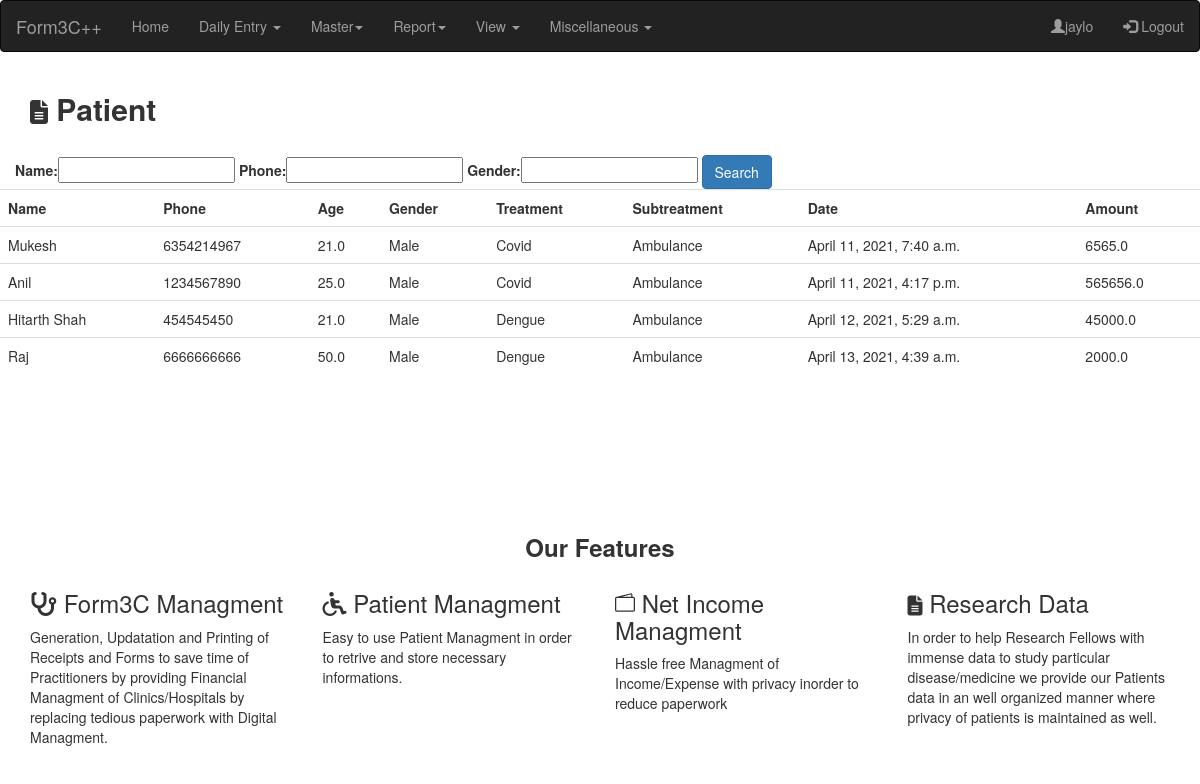
The page /PatientHistory/ (signed in) on the database its author committed.
### Forms/models.py (models this page shows, shortened)
class Patient(models.Model):
	name = models.CharField(max_length=200, null=True)
	phone = models.CharField(max_length=200, null=True)
	age = models.FloatField(null=True)
	gender = models.CharField(max_length=6,null=True)
	doctor = models.ForeignKey(Doctor, null=True, on_delete = models.SET_NULL)
	hospital_name = models.ForeignKey(Hospital, null=True, on_delete = models.SET_NULL)

class Receipt(models.Model):
	name = models.ForeignKey(ReceiptType, null=True, on_delete =models.SET_NULL)
	doctor = models.ForeignKey(Doctor, null=True, on_delete =models.SET_NULL)
	treatment = models.ForeignKey(Treatment, null=True, on_delete =models.SET_NULL)
	subtreatment = models.ForeignKey(SubTreatment, null=True, on_delete =models.SET_NULL)
	patient = models.ForeignKey(Patient, null=True, on_delete =models.SET_NULL)
	date = models.DateTimeField(auto_now_add=True, null=True)
	amount = models.FloatField(null=True)
	remarks = models.CharField(max_length=200, null=True, blank = True)

class Treatment(models.Model):
	treatment = models.CharField(max_length=50, null=True)
	remarks = models.CharField(max_length=200, null=True, blank = True)
	def __str__(self):
		return self.treatment

class SubTreatment(models.Model):
	sub_treatment = models.CharField(max_length=200, null=True)
	rate = models.FloatField(null=True)
	remarks = models.CharField(max_length=200, null=True, blank = True)
	def __str__(self):
		return self.sub_treatment

### Forms/views.py (the view)
# urls.py: path('PatientHistory/',views.PatientHistory,name='patient-history'),
@login_required(login_url='login')
def PatientHistory(request):
	patients = request.user.doctor.patient_set.all()
	receipt = request.user.doctor.receipt_set.all()
	myFilter = PatientFilter(request.GET, queryset=patients)
	patients = myFilter.qs
	context = {'patient':patients,'receipt':receipt,'myFilter':myFilter}
	response = render(request,'Forms/PatientHistory.html',context)
	return response

### Forms/templates/Forms/PatientHistory.html
{% extends 'Forms/base.html' %}
{% block content %}
<div class="container">
  <h2> <i style="font-size:24px" class="fa">&#xf0f6;</i></i>
  <b>Patient</b>
  </h2><br>
   <div class="row">
  <div class="col">
    <div class="card card-body">
      <form method="get">
        {{myFilter.form}}
        <button class="btn btn-primary" type="submit">Search</button>
      </form>
    </div>
  </div>
		<div class="row">
			<div class="col-md">
			<div class="card card-body">
			<table class="table">
			<tr>
				<th>Name</th>
				<th>Phone</th>
				<th>Age</th>
				<th>Gender</th>
				<th>Treatment</th>
				<th>Subtreatment</th>
				<th>Date</th>
				<th>Amount</th>
			</tr>
			{% for i in patient %}
			<tr>
				<td>{{i.name}}</td>
				<td>{{i.phone}}</td>
				<td>{{i.age}}</td>
				<td>{{i.gender}}</td>
				{% for j in receipt %}
					{% ifequal j.patient.name i.name %}
						<td>{{j.treatment}}</td>
						<td>{{j.subtreatment}}</td>
						<td>{{j.date}}</td>
						<td>{{j.amount}}</td>
					{% endifequal %}
				{% endfor %}
			</tr>
			{% endfor %}
			</table>
		</div>
	</div>
</div>
</div>
  {% endblock content %}

### Forms/templates/Forms/base.html (shortened to what this page needs)
 {% load static %}
<!DOCTYPE html>
<html lang="en">
<head>
  <link rel="stylesheet" href="https://maxcdn.bootstrapcdn.com/bootstrap/3.4.1/css/bootstrap.min.css">
  <link rel="stylesheet" href="https://cdnjs.cloudflare.com/ajax/libs/font-awesome/4.7.0/css/font-awesome.min.css">
</head>
<body>
  <nav class="navbar navbar-inverse">
  <div class="container-fluid">
    <div class="navbar-header">
      <a class="navbar-brand" href="{% url 'form-home' %}">Form3C++</a>
    </div>
    <ul class="nav navbar-nav">
      <li><a href="{% url 'form-home' %}">Home</a></li>
      <li class="dropdown"><a class="dropdown-toggle" data-toggle="dropdown" href="#">Daily Entry <span class="caret"></span></a>
      </li>
       <li class="dropdown"><a class="dropdown-toggle" data-toggle="dropdown" href="#">Master<span class="caret"></span></a>
      </li>
      <li class="dropdown"><a class="dropdown-toggle" data-toggle="dropdown" href="#">Report<span class="caret"></span></a>
      </li>
      <li class="dropdown"><a class="dropdown-toggle" data-toggle="dropdown" href="#">View <span class="caret"></span></a>
      </li>
      <li class="dropdown"><a class="dropdown-toggle" data-toggle="dropdown" href="#">Miscellaneous <span class="caret"></span></a>
      </li>
    </ul>
    <ul class="nav navbar-nav navbar-right">
      <li><a href="{% url 'profile'%}"><span class="glyphicon glyphicon-user"></span>{{request.user}}</a></li>
      <li><a href="{% url 'logout' %}"><span class="glyphicon glyphicon-log-in"></span> Logout</a></li>
    </ul>
</nav>
{% block content %}
{% endblock content %}
<br>
<br>
<br>
<br>
<br>
<br>
{% include 'Forms/footer.html'%}
</body>
</html>

### rows shown on the page
Patient: name "Mukesh", phone "6354214967", age "21.0", gender "Male"
Receipt: treatment "Covid", subtreatment "Ambulance", date "April 11, 2021, 7:40 a.m.", amount "6565.0"
Patient: name "Anil", phone "1234567890", age "25.0", gender "Male"
Receipt: treatment "Covid", subtreatment "Ambulance", date "April 11, 2021, 4:17 p.m.", amount "565656.0"
Patient: name "Hitarth Shah", phone "454545450", age "21.0", gender "Male"
Receipt: treatment "Dengue", subtreatment "Ambulance", date "April 12, 2021, 5:29 a.m.", amount "45000.0"
Patient: name "Raj", phone "6666666666", age "50.0", gender "Male"
Receipt: treatment "Dengue", subtreatment "Ambulance", date "April 13, 2021, 4:39 a.m.", amount "2000.0"

### other values the page prints
{{ request.user }} "jaylo"
